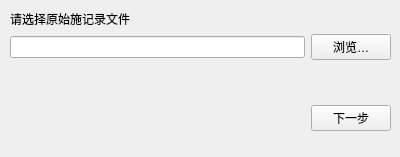
<?xml version="1.0" encoding="UTF-8"?>
<ui version="4.0">
 <class>filename</class>
 <widget class="QWidget" name="filename">
  <property name="geometry">
   <rect>
    <x>0</x>
    <y>0</y>
    <width>400</width>
    <height>157</height>
   </rect>
  </property>
  <property name="windowTitle">
   <string>原始记录</string>
  </property>
  <widget class="QWidget" name="gridLayoutWidget">
   <property name="geometry">
    <rect>
     <x>10</x>
     <y>10</y>
     <width>381</width>
     <height>121</height>
    </rect>
   </property>
   <layout class="QGridLayout" name="gridLayout">
    <item row="1" column="1">
     <widget class="QPushButton" name="browse">
      <property name="text">
       <string>浏览…</string>
      </property>
     </widget>
    </item>
    <item row="0" column="0">
     <widget class="QLabel" name="label">
      <property name="text">
       <string>请选择原始施记录文件</string>
      </property>
     </widget>
    </item>
    <item row="3" column="1">
     <widget class="QPushButton" name="next">
      <property name="text">
       <string>下一步</string>
      </property>
     </widget>
    </item>
    <item row="1" column="0">
     <widget class="QLineEdit" name="file"/>
    </item>
    <item row="2" column="1">
     <spacer name="verticalSpacer">
      <property name="orientation">
       <enum>Qt::Vertical</enum>
      </property>
      <property name="sizeHint" stdset="0">
       <size>
        <width>20</width>
        <height>40</height>
       </size>
      </property>
     </spacer>
    </item>
   </layout>
  </widget>
 </widget>
 <resources/>
 <connections/>
</ui>
